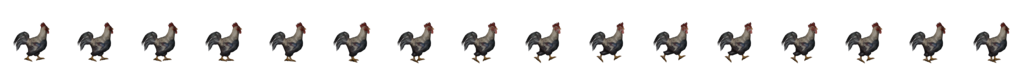
#> input picture Assets/Graphics/SheetSequences/Cock.png, 1024 x 64 px, found by its file name
$ python sprite_height_stats.py
#> lines starting #> are read from the running program, lines starting #| are printed output that depends on the picture
#!/usr/bin/env python3
"""Measure the visible width and height of every frame in a horizontal sprite sheet.

Edit the configuration below, then run this file directly in Spyder (F5).
"""

from __future__ import annotations

from pathlib import Path
from statistics import fmean

from PIL import Image, UnidentifiedImageError


# -----------------------------------------------------------------------------
# CONFIGURATION
# -----------------------------------------------------------------------------

INPUT_FILENAME = (
    r"C:\Users\Uporabnik\Documents\JS\The Pitiful Chasm Clamber"
    r"\Assets\Graphics\SheetSequences\Cock.png"
)

FRAME_WIDTH = 64

# Ignore pixels whose alpha is at or below this value.
# Use 0 for every visible pixel, or try 8 to ignore faint antialiasing fringes.
ALPHA_THRESHOLD = 0


def input_path() -> Path:
    path = Path(INPUT_FILENAME).expanduser()

    if path.is_absolute():
        return path

    script_folder = (
        Path(__file__).resolve().parent
        if "__file__" in globals()
        else Path.cwd()
    )

    return script_folder / path


def visible_size(
    frame: Image.Image,
    alpha_threshold: int,
) -> tuple[int, int]:

    alpha = frame.getchannel("A")

    if alpha_threshold == 0:
        bounds = alpha.getbbox()
    else:
        lookup = [
            0 if value <= alpha_threshold else 255
            for value in range(256)
        ]
        bounds = alpha.point(lookup).getbbox()

    if bounds is None:
        return 0, 0

    left, top, right, bottom = bounds

    width = right - left
    height = bottom - top

    return width, height


def main() -> None:
    source_path = input_path()

    if FRAME_WIDTH <= 0:
        raise ValueError("FRAME_WIDTH must be greater than zero")

    if not 0 <= ALPHA_THRESHOLD <= 254:
        raise ValueError("ALPHA_THRESHOLD must be between 0 and 254")

    if not source_path.is_file():
        raise ValueError(f'Input file not found: "{source_path}"')

    try:
        with Image.open(source_path) as source:

#> source is the input picture: PIL image 1024x64 RGBA; mean R, G, B, A 13.1, 11.5, 10.7, 38.4
            has_alpha = (
                "A" in source.getbands()
                or "transparency" in source.info
            )
#> has_alpha = True

            if not has_alpha:
                raise ValueError(
                    "The image has no transparency/alpha channel; "
                    "visible sprite bounds cannot be separated "
                    "from the background."
                )

            if source.width % FRAME_WIDTH != 0:
                raise ValueError(
                    f"Sheet width ({source.width}px) is not divisible by "
                    f"frame width ({FRAME_WIDTH}px)."
                )

            sheet = source.convert("RGBA")
            frame_count = sheet.width // FRAME_WIDTH
#> frame_count = 16

            if frame_count == 0:
                raise ValueError("The sheet contains no complete frames.")

            widths = []
            heights = []

            for index in range(frame_count):
                left = index * FRAME_WIDTH

                frame = sheet.crop(
                    (
                        left,
                        0,
                        left + FRAME_WIDTH,
                        sheet.height,
                    )
                )

                width, height = visible_size(
                    frame,
                    ALPHA_THRESHOLD,
                )

                widths.append(width)
                heights.append(height)
#> this loop made 16 passes
#> (bounds in visible_size, right in visible_size, bottom in visible_size, width, height) on passes 1 to 12: ((13, 21, 50, 63), 50, 63, 37, 42), ((13, 21, 50, 63), 50, 63, 37, 42), ((13, 21, 51, 63), 51, 63, 38, 42), ((13, 21, 51, 62), 51, 62, 38, 41), ((13, 21, 51, 63), 51, 63, 38, 42), ((13, 21, 51, 64), 51, 64, 38, 43), ((13, 21, 51, 64), 51, 64, 38, 43), ((13, 21, 51, 64), 51, 64, 38, 43), ((13, 21, 50, 64), 50, 64, 37, 43), ((13, 21, 49, 63), 49, 63, 36, 42), ((13, 21, 49, 63), 49, 63, 36, 42), ((13, 21, 50, 63), 50, 63, 37, 42)
#> pass 1, in main, `frame = sheet.crop( ( left, 0, left + FRAME_WIDTH, sheet.height, ) )`:
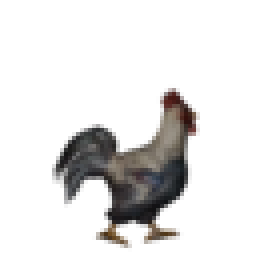
#> frame: PIL image 64x64 RGBA (shown 4 times larger); mean R, G, B, A 13, 11.6, 10.8, 38.6; transparent parts drawn white
#> pass 1, in visible_size, `alpha = frame.getchannel("A")`:
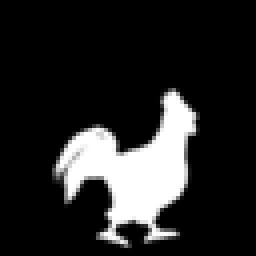
#> alpha: PIL image 64x64 L (shown 4 times larger); min 0, max 255, mean 38.6
#> after the loop:
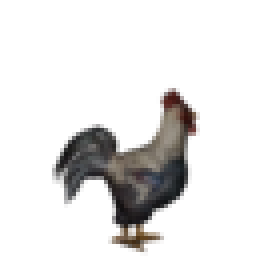
#> frame: PIL image 64x64 RGBA (shown 4 times larger); mean R, G, B, A 12.6, 11.3, 10.5, 37.9; transparent parts drawn white
#> after the loop, heights = [42, 42, 42, 41, 42, 43, 43, 43, 43, 42, 42, 42, 43, 43, 43, 43]; widths = [37, 37, 38, 38, 38, 38, 38, 38, 37, 36, 36, 37, 38, 38, 38, 37]

    except (OSError, UnidentifiedImageError) as error:
        raise ValueError(
            f'Could not read "{source_path}": {error}'
        ) from error

    print(f"Sprite sheet:    {source_path}")
    print(f"Frames:          {len(widths)}")
#| Frames:          16

    print()
    print(f"Minimum width:   {min(widths)} px")
#| Minimum width:   36 px
    print(f"Maximum width:   {max(widths)} px")
#| Maximum width:   38 px
    print(f"Average width:   {fmean(widths):.2f} px")
#| Average width:   37.44 px
    print("Frame widths:    " + ", ".join(map(str, widths)) + " px")
#| Frame widths:    37, 37, 38, 38, 38, 38, 38, 38, 37, 36, 36, 37, 38, 38, 38, 37 px

    print()
    print(f"Minimum height:  {min(heights)} px")
#| Minimum height:  41 px
    print(f"Maximum height:  {max(heights)} px")
#| Maximum height:  43 px
    print(f"Average height:  {fmean(heights):.2f} px")
#| Average height:  42.44 px
    print("Frame heights:   " + ", ".join(map(str, heights)) + " px")
#| Frame heights:   42, 42, 42, 41, 42, 43, 43, 43, 43, 42, 42, 42, 43, 43, 43, 43 px

    empty_frames = [
        str(index + 1)
        for index, (width, height) in enumerate(zip(widths, heights))
        if width == 0 and height == 0
    ]
#> empty_frames = []

    if empty_frames:
        print(
            "\nWarning: fully transparent frame(s) were included "
            "as size 0 × 0: "
            + ", ".join(empty_frames)
        )


if __name__ == "__main__":
    try:
        main()
    except ValueError as error:
        print(f"Error: {error}")

$ run again, with Assets/Graphics/SheetSequences/Aligator.png copied over Assets/Graphics/SheetSequences/Cock.png
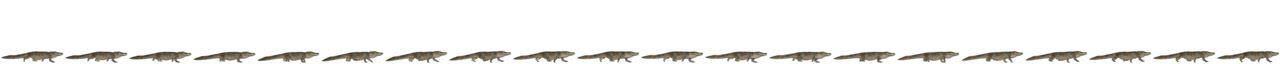
#> input picture Assets/Graphics/SheetSequences/Aligator.png, 1280 x 64 px, found by its file name
#> in main, source is the input picture: PIL image 1280x64 RGBA; mean R, G, B, A 11.7, 10.5, 8.6, 21.6
#> has_alpha = True
#> the loop in main, `for index in range(frame_count):` made 20 passes
#> (bounds in visible_size, top in visible_size, bottom in visible_size, width, height) on passes 1 to 8: ((0, 51, 64, 63), 51, 63, 64, 12), ((1, 51, 64, 64), 51, 64, 63, 13), ((1, 51, 64, 64), 51, 64, 63, 13), ((1, 51, 64, 64), 51, 64, 63, 13), ((1, 51, 64, 64), 51, 64, 63, 13), ((1, 50, 64, 64), 50, 64, 63, 14), ((1, 50, 64, 63), 50, 63, 63, 13), ((1, 50, 64, 63), 50, 63, 63, 13)
#> pass 1, in visible_size, `alpha = frame.getchannel("A")`:
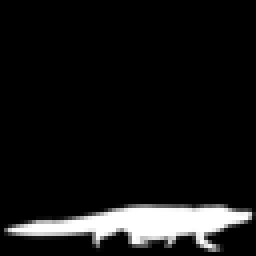
#> alpha: PIL image 64x64 L (shown 4 times larger); min 0, max 255, mean 21.6
#> after the loop in main, `for index in range(frame_count):`:
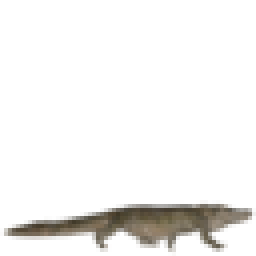
#> frame: PIL image 64x64 RGBA (shown 4 times larger); mean R, G, B, A 11.7, 10.6, 8.6, 21.8; transparent parts drawn white
#> after the loop in main, `for index in range(frame_count):`: heights = [12, 13, 13, 13, 13, 14, 13, 13, 14, 13, 12, 13, 13, 13, 13, 14, 13, 13, 14, 14]; widths = [64, 63, 63, 63, 63, 63, 63, 63, 64, 64, 64, 64, 63, 63, 63, 63, 63, 64, 64, 64]
#| Frames:          20
#| Minimum width:   63 px
#| Maximum width:   64 px
#| Average width:   63.40 px
#| Frame widths:    64, 63, 63, 63, 63, 63, 63, 63, 64, 64, 64, 64, 63, 63, 63, 63, 63, 64, 64, 64 px
#| Minimum height:  12 px
#| Maximum height:  14 px
#| Average height:  13.15 px
#| Frame heights:   12, 13, 13, 13, 13, 14, 13, 13, 14, 13, 12, 13, 13, 13, 13, 14, 13, 13, 14, 14 px
#> empty_frames = []

$ run again, with Assets/Graphics/SheetSequences/Bat.png copied over Assets/Graphics/SheetSequences/Cock.png
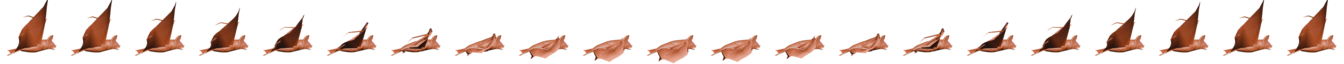
#> input picture Assets/Graphics/SheetSequences/Bat.png, 1344 x 64 px, found by its file name
#> in main, source is the input picture: PIL image 1344x64 RGBA; mean R, G, B, A 32.2, 17.6, 11.9, 43.2
#> has_alpha = True
#> the loop in main, `for index in range(frame_count):` made 21 passes
#> (bounds in visible_size, top in visible_size, bottom in visible_size, height) on passes 1 to 8: ((6, 0, 57, 57), 0, 57, 57), ((6, 0, 57, 57), 0, 57, 57), ((6, 1, 57, 57), 1, 57, 56), ((6, 7, 57, 57), 7, 57, 50), ((6, 14, 57, 57), 14, 57, 43), ((6, 22, 57, 57), 22, 57, 35), ((6, 27, 57, 57), 27, 57, 30), ((6, 33, 57, 57), 33, 57, 24)
#> pass 1, in main, `frame = sheet.crop( ( left, 0, left + FRAME_WIDTH, sheet.height, ) )`:
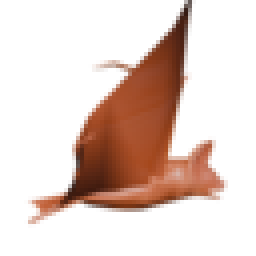
#> frame: PIL image 64x64 RGBA (shown 4 times larger); mean R, G, B, A 43.1, 21.6, 12.9, 63.2; transparent parts drawn white
#> pass 2, in visible_size (call 2), `alpha = frame.getchannel("A")`:
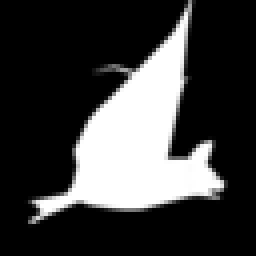
#> alpha: PIL image 64x64 L (shown 4 times larger); min 0, max 255, mean 61.5
#> after the loop in main, `for index in range(frame_count):`: heights = [57, 57, 56, 50, 43, 35, 30, 24, 26, 29, 30, 29, 26, 24, 30, 35, 43, 50, 56, 57, 57]; widths = [51, 51, 51, 51, 51, 51, 51, 51, 51, 51, 51, 51, 51, 51, 51, 51, 51, 51, 51, 51, 51]
#| Frames:          21
#| Minimum width:   51 px
#| Maximum width:   51 px
#| Average width:   51.00 px
#| Frame widths:    51, 51, 51, 51, 51, 51, 51, 51, 51, 51, 51, 51, 51, 51, 51, 51, 51, 51, 51, 51, 51 px
#| Minimum height:  24 px
#| Maximum height:  57 px
#| Average height:  40.19 px
#| Frame heights:   57, 57, 56, 50, 43, 35, 30, 24, 26, 29, 30, 29, 26, 24, 30, 35, 43, 50, 56, 57, 57 px
#> empty_frames = []
